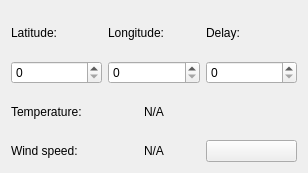
<?xml version="1.0" encoding="UTF-8"?>
<ui version="4.0">
 <class>Form</class>
 <widget class="QWidget" name="Form">
  <property name="geometry">
   <rect>
    <x>0</x>
    <y>0</y>
    <width>308</width>
    <height>173</height>
   </rect>
  </property>
  <property name="windowTitle">
   <string>Form</string>
  </property>
  <layout class="QGridLayout" name="gridLayout">
   <item row="2" column="0">
    <widget class="QLabel" name="label">
     <property name="text">
      <string>Temperature: </string>
     </property>
    </widget>
   </item>
   <item row="3" column="0">
    <widget class="QLabel" name="label_3">
     <property name="text">
      <string>Wind speed: </string>
     </property>
    </widget>
   </item>
   <item row="0" column="0">
    <widget class="QLabel" name="label_2">
     <property name="text">
      <string>Latitude:</string>
     </property>
    </widget>
   </item>
   <item row="1" column="0">
    <widget class="QSpinBox" name="spinBox"/>
   </item>
   <item row="2" column="1">
    <widget class="QLabel" name="temperature">
     <property name="text">
      <string>N/A</string>
     </property>
     <property name="alignment">
      <set>Qt::AlignCenter</set>
     </property>
    </widget>
   </item>
   <item row="1" column="1">
    <widget class="QSpinBox" name="spinBox_2"/>
   </item>
   <item row="0" column="1">
    <widget class="QLabel" name="label_4">
     <property name="text">
      <string>Longitude:</string>
     </property>
    </widget>
   </item>
   <item row="3" column="1">
    <widget class="QLabel" name="wind_speed">
     <property name="text">
      <string>N/A</string>
     </property>
     <property name="alignment">
      <set>Qt::AlignCenter</set>
     </property>
    </widget>
   </item>
   <item row="1" column="2">
    <widget class="QSpinBox" name="spinBox_3"/>
   </item>
   <item row="0" column="2">
    <widget class="QLabel" name="label_5">
     <property name="text">
      <string>Delay:</string>
     </property>
    </widget>
   </item>
   <item row="3" column="2">
    <widget class="QPushButton" name="pushButton">
     <property name="text">
      <string/>
     </property>
     <property name="checkable">
      <bool>true</bool>
     </property>
    </widget>
   </item>
  </layout>
 </widget>
 <resources/>
 <connections/>
</ui>
